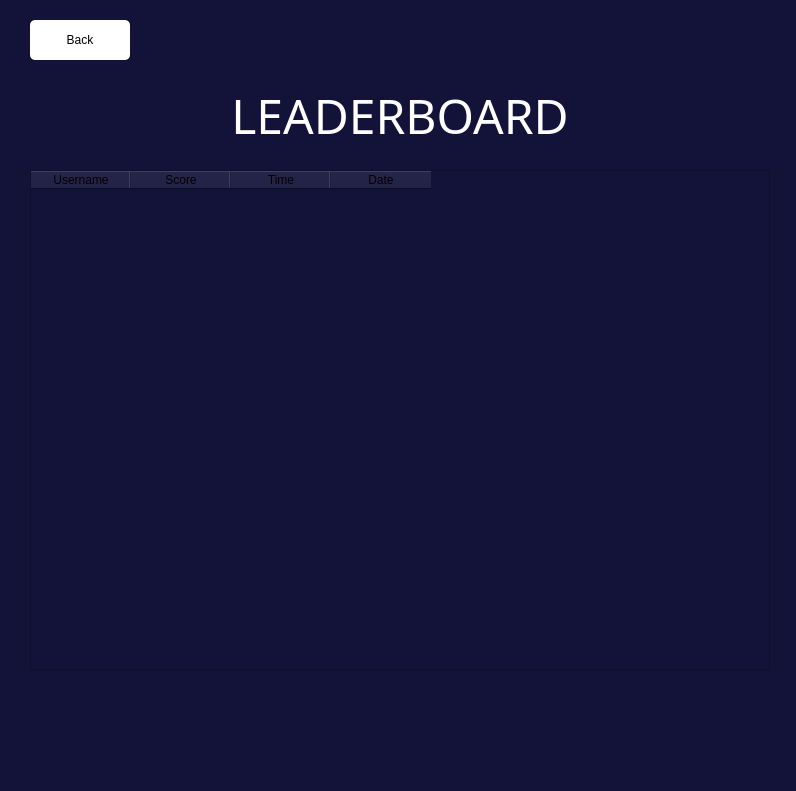
<?xml version="1.0" encoding="UTF-8"?>
<ui version="4.0">
 <class>Dialog</class>
 <widget class="QDialog" name="Dialog">
  <property name="geometry">
   <rect>
    <x>0</x>
    <y>0</y>
    <width>796</width>
    <height>791</height>
   </rect>
  </property>
  <property name="windowTitle">
   <string>Dialog</string>
  </property>
  <property name="styleSheet">
   <string notr="true">background-color:#131239;</string>
  </property>
  <widget class="QPushButton" name="f_back">
   <property name="geometry">
    <rect>
     <x>30</x>
     <y>20</y>
     <width>100</width>
     <height>40</height>
    </rect>
   </property>
   <property name="cursor">
    <cursorShape>PointingHandCursor</cursorShape>
   </property>
   <property name="styleSheet">
    <string notr="true">font: 75 italic 14pt &quot;Georgia&quot;;
background:white;
border-radius:5px;
color:black;</string>
   </property>
   <property name="text">
    <string>Back</string>
   </property>
   <property name="icon">
    <iconset>
     <normaloff>../Images and icon/Back.png</normaloff>../Images and icon/Back.png</iconset>
   </property>
   <property name="iconSize">
    <size>
     <width>25</width>
     <height>25</height>
    </size>
   </property>
  </widget>
  <widget class="QLabel" name="labelHeading">
   <property name="geometry">
    <rect>
     <x>200</x>
     <y>80</y>
     <width>400</width>
     <height>70</height>
    </rect>
   </property>
   <property name="font">
    <font>
     <family>Copperplate Gothic Light</family>
     <pointsize>36</pointsize>
     <weight>50</weight>
     <italic>false</italic>
     <bold>false</bold>
    </font>
   </property>
   <property name="styleSheet">
    <string notr="true">font: 36pt &quot;Copperplate Gothic Light&quot;;
color:white;

</string>
   </property>
   <property name="text">
    <string>LEADERBOARD</string>
   </property>
   <property name="alignment">
    <set>Qt::AlignCenter</set>
   </property>
  </widget>
  <widget class="QTableWidget" name="tableWidget">
   <property name="geometry">
    <rect>
     <x>30</x>
     <y>170</y>
     <width>740</width>
     <height>500</height>
    </rect>
   </property>
   <column>
    <property name="text">
     <string>Username</string>
    </property>
   </column>
   <column>
    <property name="text">
     <string>Score</string>
    </property>
   </column>
   <column>
    <property name="text">
     <string>Time</string>
    </property>
   </column>
   <column>
    <property name="text">
     <string>Date</string>
    </property>
   </column>
  </widget>
 </widget>
 <resources/>
 <connections/>
</ui>
